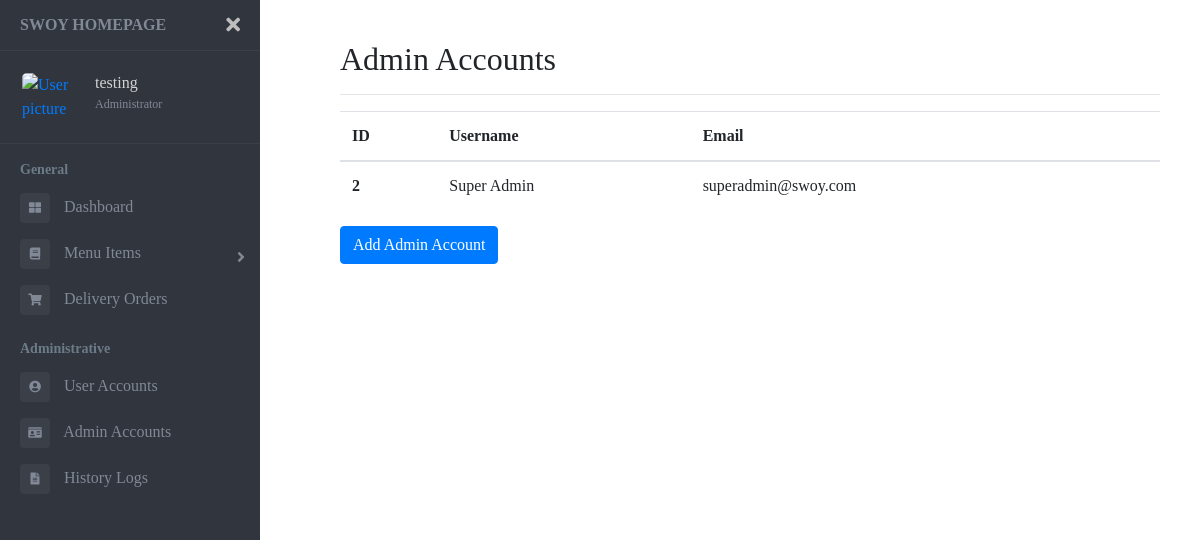
The app's page /admin/admin_accounts?id=1 with its own data.
### tables this page shows
CREATE TABLE user(
        user_id INTEGER PRIMARY KEY,
        username TEXT NOT NULL,
        email TEXT NOT NULL UNIQUE,
        password TEXT NOT NULL,
        security_qns TEXT NOT NULL,
        security_ans TEXT NOT NULL,
        admin INTEGER NOT NULL);

### app.py (the view)
@app.route("/admin/admin_accounts", methods=["GET", "POST"])
def admin_admin_accounts():
    try:
        user_id = request.args["id"]
        with sqlite3.connect("swoy.db") as conn:
            cursor = conn.cursor()
            cursor.execute(f"SELECT * FROM user WHERE user_id = '{user_id}'")
            user_account = cursor.fetchone()
    except:
        user_account = None
    users = None
    with sqlite3.connect("swoy.db") as conn:
        cursor = conn.cursor()
        cursor.execute(f"SELECT * FROM user WHERE admin = 1")
        users = cursor.fetchall()
    userList = []
    for user in users:
        userList.append({"id": user[0], "username": user[1], "email": user[2]})
    return render_template("admin_admin_accounts.html", admin_title="Admin Accounts", userList=userList, user_account=user_account)

### templates/admin_admin_accounts.html (shortened to what this page needs)
{% extends "admin_base.html" %}
{% block content %}
<table class="table">
  <thead>
    <tr>
      <th scope="col">ID</th>
      <th scope="col">Username</th>
      <th scope="col">Email</th>
        <th scope="col"></th>
    </tr>
  </thead>
  <tbody>
    {% for user in userList %}
    <tr>
      <th scope="row">{{user.id}}</th>
      <td>{{user.username}}</td>
      <td>{{user.email}}</td>
    </tr>
    {% endfor %}
  </tbody>
</table>
<a href="{{ url_for('add_admin_account', id=user_account[0]) }}" type="button" class="btn btn-primary" style="color:white;">Add Admin Account</a>
{% endblock %}

### templates/admin_base.html (shortened to what this page needs)
<!DOCTYPE html>
<html lang="en">
<head>
    <link href="//maxcdn.bootstrapcdn.com/bootstrap/4.0.0/css/bootstrap.min.css" rel="stylesheet" id="bootstrap-css">
    <link rel="stylesheet" href="https://maxcdn.bootstrapcdn.com/bootstrap/4.0.0/css/bootstrap.min.css"
>
    <link href="https://use.fontawesome.com/releases/v5.0.6/css/all.css" rel="stylesheet">
    <link rel="stylesheet" href="../../static/admin.css">
</head>
<body>
<div class="page-wrapper chiller-theme toggled">
    <nav id="sidebar" class="sidebar-wrapper">
        <div class="sidebar-content">
            <div class="sidebar-brand">
                <a href="{{ url_for('home') }}">SWOY HOMEPAGE</a>
                <div id="close-sidebar">
                    <i class="fas fa-times"></i>
                </div>
            </div>
            <div class="sidebar-header">
                <div class="user-pic">
                    <a href="{{ url_for('admin_own_account', id=user_account[0]) }}">
                        <img class="img-responsive img-rounded"
                         src="https://raw.githubusercontent.com/azouaoui-med/pro-sidebar-template/gh-pages/src/img/user.jpg"
                         alt="User picture">
                    </a>
                </div>
                <div class="user-info">
                    {% if user_account %}
                    <a href="{{ url_for('admin_own_account', id=user_account[0]) }}">
                        <span class="user-name" style="color:lightgray;">{{ user_account[1] }}</span>
                    </a>
                    {% else %}
                    <a href="{{ url_for('admin_own_account', user_id=2) }}">
                        <span class="user-name" style="color:lightgray;">John Smith</span>
                    </a>
                    {% endif %}
                    <span class="user-role">Administrator</span>
                </div>
            </div>
            <div class="sidebar-menu">
                <ul>
                    <li class="header-menu">
                        <span>General</span>
                    </li>
                    <li>
                        <a href="{{ url_for('admin_dashboard', id=user_account[0]) }}">
                            <i class="fas fa-th-large"></i>
                            <span>Dashboard</span>
                        </a>
                    </li>
                    <li class="sidebar-dropdown">
                        <a href="#">
                            <i class="fa fa-book"></i>
                            <span>Menu Items</span>
                        </a>
                    </li>
                    <li>
                        <a href="{{ url_for('admin_orders', id=user_account[0]) }}">
                            <i class="fa fa-shopping-cart"></i>
                            <span>Delivery Orders</span>
                        </a>
                    </li>
                    <li class="header-menu">
                        <span>Administrative</span>
                    </li>
                    <li>
                        <a href="{{ url_for('admin_user_accounts', id=user_account[0]) }}">
                            <i class="fa fa-user-circle"></i>
                            <span>User Accounts</span>
                        </a>
                    </li>
                    <li>
                        <a href="{{ url_for('admin_admin_accounts', id=user_account[0]) }}">
                            <i class="fa fa-id-card"></i>
                            <span>Admin Accounts</span>
                        </a>
                    </li>
                    <li>
                        <a href="{{ url_for('admin_logs', id=user_account[0]) }}">
                            <i class="fa fa-file-alt"></i>
                            <span>History Logs</span>
                        </a>
                    </li>
                </ul>
            </div>
        </div>
    </nav>
    <main class="page-content">
        <div class="container-fluid">
            <h2>{{ admin_title|safe }}</h2>
            <hr>
            {% block content %}
            {% endblock %}
        </div>
    </main>
</div>
</body>
</html>

### records on screen
user: username "testing"
user: id "2", username "Super Admin", email "superadmin@swoy.com"

### other values on screen
{{ admin_title|safe }} "Admin Accounts"
